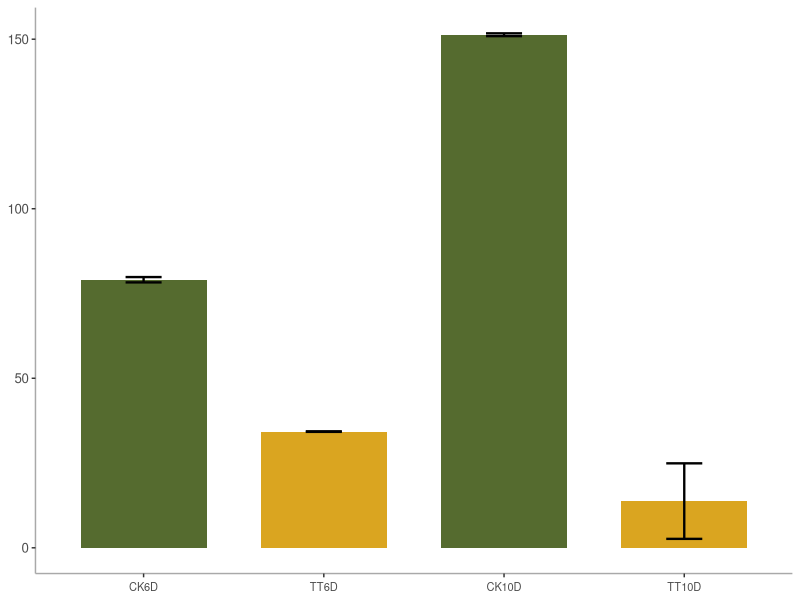
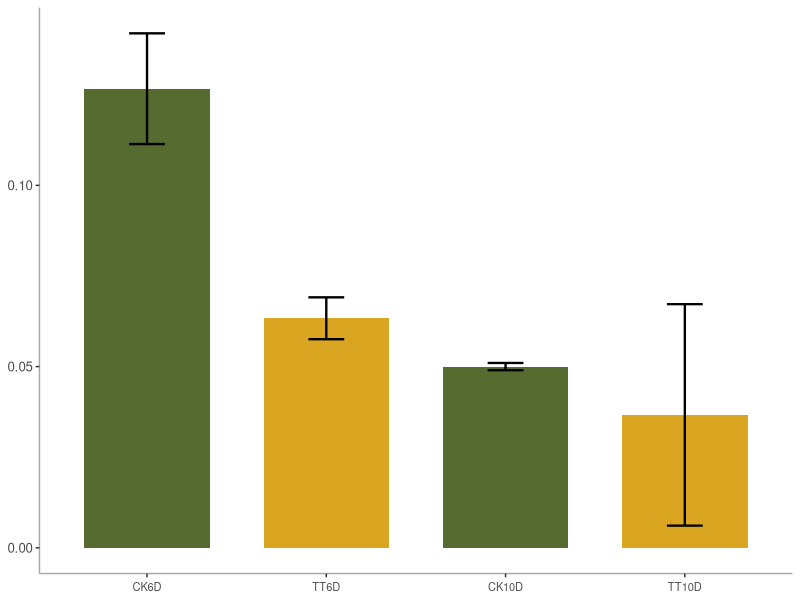
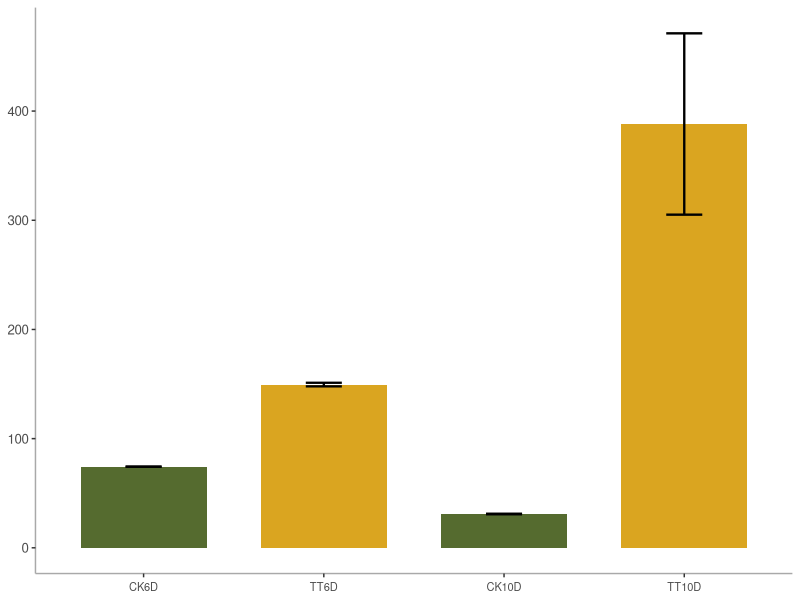

Reproduce these figures in R, in order.
library(ggplot2)
library(dplyr)

getwd()
setwd('scripts/')

#################### IAA ng/mL
if(TRUE){
  data <- data.frame(
    Group = rep(c("CK6D", "CK10D", "TT6D", "TT10D"), each = 3),
    Value = c(79.82,79.13,78.25, 151.47,151.64,150.86,
              34.29,34.34,34.19, 26.64,7.27,7.43)
  )
  
  summary_data <- data %>%
    group_by(Group) %>%
    summarise(
      Mean = mean(Value),
      SD = sd(Value)
    )
  
  print(summary_data)
  
  t.test(c(79.82,79.13,78.25), c(34.29,34.34,34.19))
  t.test(c(151.47,151.64,150.86), c(26.64,7.27,7.43))
  
  summary_data$Group = factor(summary_data$Group, levels = c('CK6D','TT6D','CK10D','TT10D'))
  ggplot(summary_data, aes(x = Group, y = Mean, fill = Group)) +
    geom_col(width = 0.7) +  
    geom_errorbar(
      aes(ymin = Mean - SD, ymax = Mean + SD), 
      width = 0.2, 
      color = "black",
      size = 0.8
    ) +
    scale_fill_manual(values = rep(c( '#556B2F', '#DAA520'),3)) +
    theme(axis.text.x = element_text(angle = 0, vjust = 0.5, hjust = 0.5, size = 8),
          axis.title = element_blank(),
          text = element_text(size = 12),
          axis.line = element_line(color = 'darkgray'),
          panel.background = element_rect(fill = 'transparent'),
          plot.background = element_rect(fill="transparent"),
          legend.position = "none") 
  
  ggsave('../revised_data/CK_TT_geneset/CK_TT_IAA_content_v3.svg', plot = last_plot(), height = 3.5, width = 5, bg = "transparent")

}


#################### GA3 ng/mL
if(TRUE){
  data <- data.frame(
    Group = rep(c("CK6D", "CK10D", "TT6D", "TT10D"), each = 3),
    Value = c(0.14, 0.11, 0.13, 0.049, 0.05, 0.051,
              0.06, 0.06, 0.07, 0.07, 0.01, 0.03 )
  )
  
  summary_data <- data %>%
    group_by(Group) %>%
    summarise(
      Mean = mean(Value),
      SD = sd(Value)
    )
  
  print(summary_data)
  
  t.test(c(0.14, 0.11, 0.13), c(0.06, 0.06, 0.07))
  t.test(c(0.049, 0.05, 0.051), c(0.07, 0.01, 0.03))
  
  summary_data$Group = factor(summary_data$Group, levels = c('CK6D','TT6D','CK10D','TT10D'))
  ggplot(summary_data, aes(x = Group, y = Mean, fill = Group)) +
    geom_col(width = 0.7) +  
    geom_errorbar(
      aes(ymin = Mean - SD, ymax = Mean + SD),  
      width = 0.2, 
      color = "black",
      size = 0.8
    ) + 
    scale_fill_manual(values = rep(c('#556B2F',  '#DAA520'),3)) +
    theme(axis.text.x = element_text(angle = 0, vjust = 0.5, hjust = 0.5, size = 8),
          axis.title = element_blank(),
          text = element_text(size = 12),
          axis.line = element_line(color = 'darkgray'),
          panel.background = element_rect(fill = 'transparent'),
          plot.background = element_rect(fill="transparent"),
          legend.position = "none") 
  
  ggsave('../revised_data/CK_TT_geneset/CK_TT_GA3_content_v3.svg', plot = last_plot(), height = 3.5, width = 5, bg = "transparent")
  
}

#################### ABA ng/mL
if(TRUE){
  data <- data.frame(
    Group = rep(c("CK6D", "CK10D", "TT6D", "TT10D"), each = 3),
    Value = c(74.32,74.35,74.16, 31.02,30.68,31.22,
              148.51,148.62,151.41,364.42,319.60,480.50)
  )
  
  summary_data <- data %>%
    group_by(Group) %>%
    summarise(
      Mean = mean(Value),
      SD = sd(Value)
    )
  
  print(summary_data)
  
  t.test(c(74.32,74.35,74.16), c(148.51,148.62,151.41))
  t.test(c(31.02,30.68,31.22), c(364.42,319.60,480.50))
  
  summary_data$Group = factor(summary_data$Group, levels = c('CK6D','TT6D','CK10D','TT10D'))
  ggplot(summary_data, aes(x = Group, y = Mean, fill = Group)) +
    geom_col(width = 0.7) + 
    geom_errorbar(
      aes(ymin = Mean - SD, ymax = Mean + SD), 
      width = 0.2, 
      color = "black",
      size = 0.8
    ) + 
    scale_fill_manual(values = rep(c(  '#556B2F','#DAA520'),3)) +
    theme(axis.text.x = element_text(angle = 0, vjust = 0.5, hjust = 0.5, size = 8),
          axis.title = element_blank(),
          text = element_text(size = 12),
          axis.line = element_line(color = 'darkgray'),
          panel.background = element_rect(fill = 'transparent'),
          plot.background = element_rect(fill="transparent"),
          legend.position = "none") 
  
  ggsave('../revised_data/CK_TT_geneset/CK_TT_ABA_content_v3.svg', plot = last_plot(), height = 3.5, width = 5, bg = "transparent")
  

}
